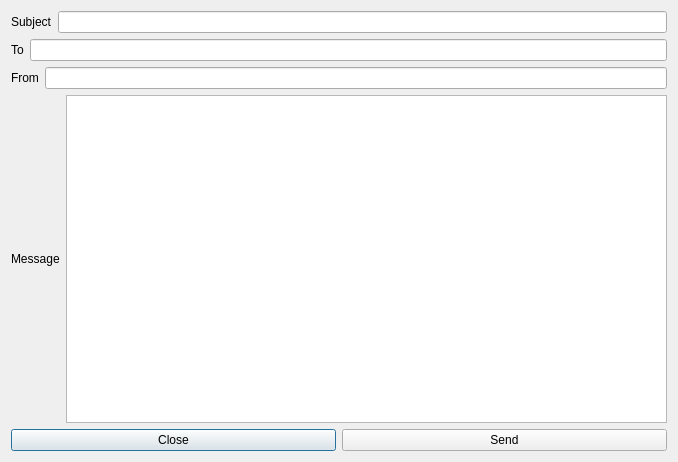
<?xml version="1.0" encoding="UTF-8"?>
<ui version="4.0">
 <class>Dialog</class>
 <widget class="QDialog" name="Dialog">
  <property name="geometry">
   <rect>
    <x>0</x>
    <y>0</y>
    <width>678</width>
    <height>462</height>
   </rect>
  </property>
  <property name="windowTitle">
   <string>Dialog</string>
  </property>
  <layout class="QVBoxLayout" name="verticalLayout_2">
   <item>
    <layout class="QHBoxLayout" name="horizontalLayout">
     <item>
      <widget class="QLabel" name="label">
       <property name="text">
        <string>Subject</string>
       </property>
      </widget>
     </item>
     <item>
      <widget class="QLineEdit" name="lineEdit"/>
     </item>
    </layout>
   </item>
   <item>
    <layout class="QHBoxLayout" name="horizontalLayout_2">
     <item>
      <widget class="QLabel" name="label_2">
       <property name="text">
        <string>To</string>
       </property>
      </widget>
     </item>
     <item>
      <widget class="QLineEdit" name="lineEdit_2"/>
     </item>
    </layout>
   </item>
   <item>
    <layout class="QHBoxLayout" name="horizontalLayout_3">
     <item>
      <widget class="QLabel" name="label_3">
       <property name="text">
        <string>From</string>
       </property>
      </widget>
     </item>
     <item>
      <widget class="QLineEdit" name="lineEdit_3"/>
     </item>
    </layout>
   </item>
   <item>
    <layout class="QHBoxLayout" name="horizontalLayout_4">
     <item>
      <widget class="QLabel" name="label_4">
       <property name="text">
        <string>Message</string>
       </property>
      </widget>
     </item>
     <item>
      <widget class="QTextEdit" name="textEdit"/>
     </item>
    </layout>
   </item>
   <item>
    <layout class="QHBoxLayout" name="horizontalLayout_5">
     <item>
      <widget class="QPushButton" name="pushButton">
       <property name="text">
        <string>Close</string>
       </property>
      </widget>
     </item>
     <item>
      <widget class="QPushButton" name="pushButton_2">
       <property name="text">
        <string>Send</string>
       </property>
      </widget>
     </item>
    </layout>
   </item>
  </layout>
 </widget>
 <resources/>
 <connections>
  <connection>
   <sender>pushButton</sender>
   <signal>clicked()</signal>
   <receiver>Dialog</receiver>
   <slot>close()</slot>
   <hints>
    <hint type="sourcelabel">
     <x>167</x>
     <y>442</y>
    </hint>
    <hint type="destinationlabel">
     <x>179</x>
     <y>502</y>
    </hint>
   </hints>
  </connection>
 </connections>
</ui>
